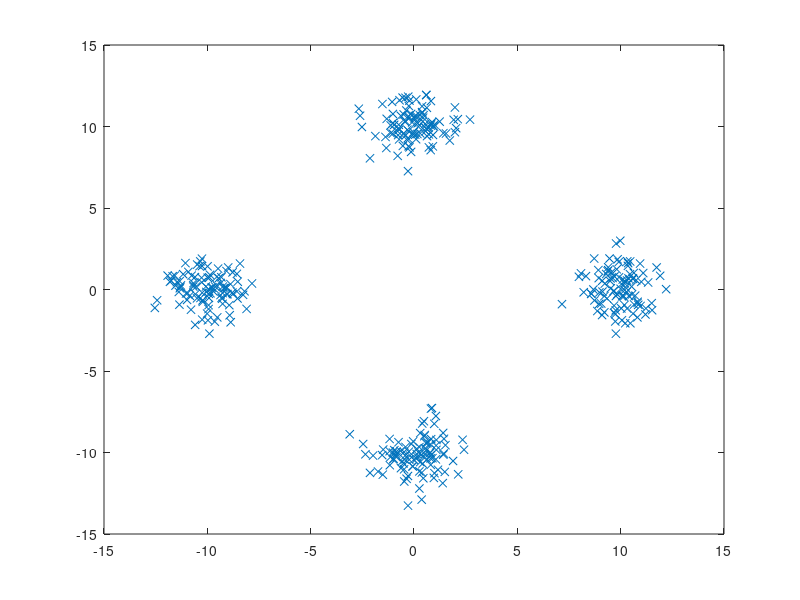

Write the MATLAB code that produced this figure.
#!/usr/bin/octave

d = 2;
n = 100;
p = 10;

a  =  randn(n,d)  +  repmat([0,p],n,1);
b  =  randn(n,d)  +  repmat([p,0],n,1);
c  =  randn(n,d)  +  repmat([0,-p],n,1);
d  =  randn(n,d)  +  repmat([-p,0],n,1);

dat  =  [a;b;c;d];


noise = randn(400,4);

X = [dat, noise];
X = X - repmat(mean(X),  n*4,  1);
X = round(X*100)/100


plot(X(:,1), X(:,2), 'x');

%save KDAC_test.mat X
csvwrite('Four_dimond_gaussians.csv',X)
